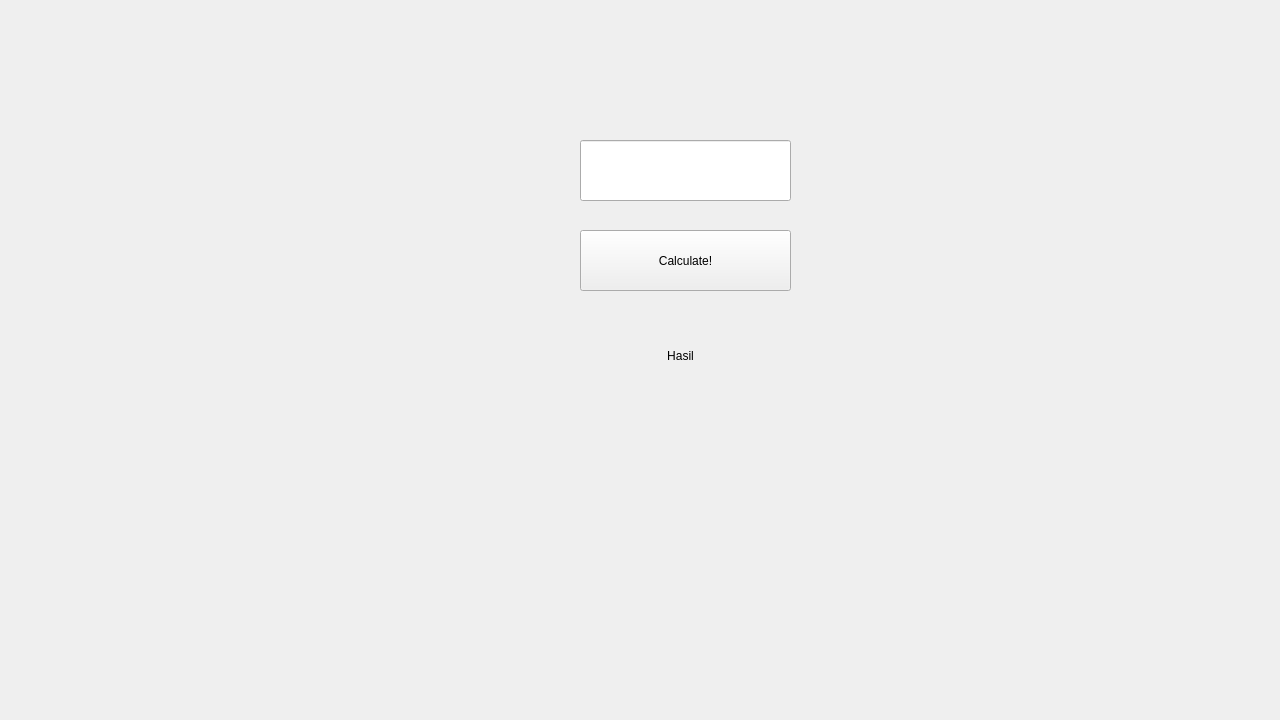
<?xml version="1.0" encoding="UTF-8"?>
<ui version="4.0">
 <class>MainWindow</class>
 <widget class="QMainWindow" name="MainWindow">
  <property name="geometry">
   <rect>
    <x>0</x>
    <y>0</y>
    <width>1280</width>
    <height>720</height>
   </rect>
  </property>
  <widget class="QWidget" name="centralwidget">
   <widget class="QLineEdit" name="inputField">
    <property name="geometry">
     <rect>
      <x>580</x>
      <y>140</y>
      <width>211</width>
      <height>61</height>
     </rect>
    </property>
   </widget>
   <widget class="QPushButton" name="calculateButton">
    <property name="geometry">
     <rect>
      <x>580</x>
      <y>230</y>
      <width>211</width>
      <height>61</height>
     </rect>
    </property>
    <property name="text">
     <string>Calculate!</string>
    </property>
   </widget>
   <widget class="QLabel" name="resultLabel">
    <property name="geometry">
     <rect>
      <x>590</x>
      <y>320</y>
      <width>181</width>
      <height>71</height>
     </rect>
    </property>
    <property name="text">
     <string>Hasil</string>
    </property>
    <property name="alignment">
     <set>Qt::AlignCenter</set>
    </property>
   </widget>
  </widget>
 </widget>
 <resources/>
 <connections/>
</ui>
